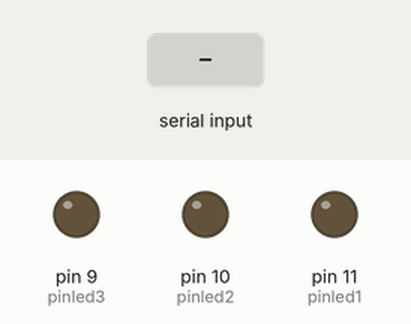
This sketch was run on a simulated Arduino Uno, built with avr-gcc and run on an emulated ATmega328P. Parts: output pins drawn as LEDs (lit = HIGH). The inputs (shaded band) are chosen by the test bench.

Above: at 1.2 s.
1.3 s: "2\n" received over Serial
At 3.7 s:
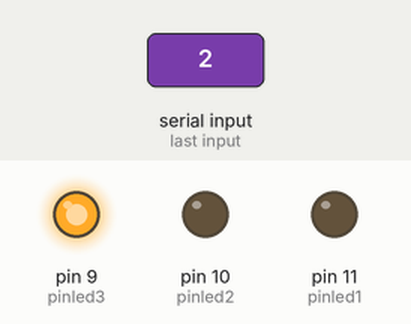
4.3 s: "1\n" received over Serial
At 5.5 s:
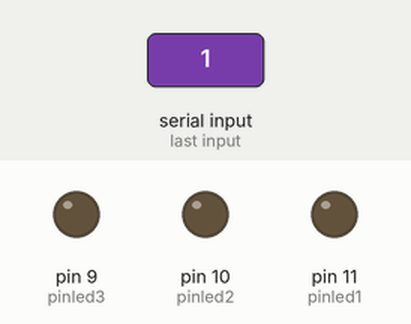
5.8 s: byte 52 ('4') received over Serial
At 7.5 s:
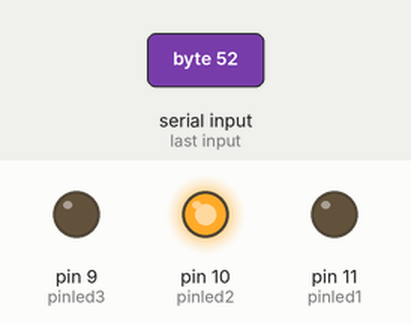
Timing chart, 0 to 14.8 s (numbered marks = the images above; inputs shaded):
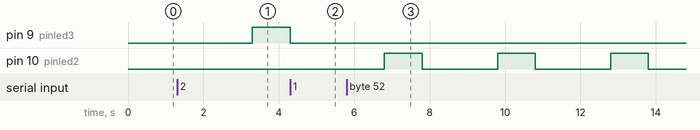

Measured:
- after the input at 1.3 s, pin 9 (pinled3): LOW → HIGH after 2.0 s
- after the input at 4.3 s, pin 9 (pinled3): goes on until 4.3 s, then stays LOW
- after the input at 5.8 s, pin 10 (pinled2): alternates HIGH for 1.0 s and LOW for 2.0 s, starting after 1.0 s

The sketch:

Serie_fibonacci.ino
```cpp
const int pinled1=11;
const int pinled2=10;
const int pinled3=9;
char estado;
#include<SoftwareSerial.h>
void setup() {
  // put your setup code here, to run once:
  pinMode(pinled1,OUTPUT);
  pinMode(pinled2,OUTPUT);
  pinMode(pinled3,OUTPUT);
  Serial.begin(9600);
}

void loop()
{
  // put your main code here, to run repeatedly:
    if(Serial.available()>0)
    {
      estado=Serial.read();
    }
  if(estado=='1')
  {
    analogWrite(pinled3,0);//APAGAR
    analogWrite(pinled2,0);//APAGAR
    analogWrite(pinled1,0);//APAGAR
    //delay(1000);
  }
  if(estado=='2')
  {
    for(int w=0;w<=32;w++)
    {
      delay(1000);
      if(w==1||w==2||w==3||w==5||w==8||w==13||w==21)
      {
        analogWrite(pinled3,255);//ROJO
        delay(1000);
        analogWrite(pinled3,0);//ROJO
      }
      estado=Serial.read();
      if(estado=='1')
      {
        w=32;
      }
    }
  }
  if(estado=='3')
  {
    for(int r=0;r<=32;r++)
    {
      delay(1000);
      if(r==2||r==3||r==5||r==7||r==11||r==13||r==17||r==19||r==23||r==29||r==31)
      {
        analogWrite(pinled1,255);//VERDE
        delay(1000);
        analogWrite(pinled1,0);//VERDE
        //delay(1000);
      }
      estado=Serial.read();
      if(estado=='1')
      {
        r=32;
      }
    }
  }
  if(estado=='4')
  {
    for(int e=0;e<=32;e++)
    {
      delay(1000);
      if(e==0||e==2||e==4||e==6||e==8||e==10||e==12||e==14||e==16||e==18||e==20||e==22||e==24||e==26||e==28||e==30||e==32)
      {
        analogWrite(pinled2,255);//AZUL
        delay(1000);
        analogWrite(pinled2,0);//AZUL
        //delay(1000);
      }
      estado=Serial.read();
      if(estado=='1')
      {
        e=32;
      }
    }
  }
}
```
